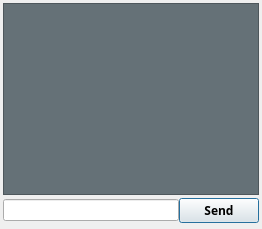
      <widget class="QWidget" name="chatTab">
       <property name="toolTip">
        <string/>
       </property>
       <property name="statusTip">
        <string>Chat Status</string>
       </property>
       <property name="autoFillBackground">
        <bool>false</bool>
       </property>
       <property name="styleSheet">
        <string notr="true"/>
       </property>
       <attribute name="icon">
        <iconset resource="resources.qrc">
         <normaloff>:/png/main/res/Chat02.png</normaloff>:/png/main/res/Chat02.png</iconset>
       </attribute>
       <attribute name="title">
        <string/>
       </attribute>
       <attribute name="toolTip">
        <string>Chat via text with band members</string>
       </attribute>
       <layout class="QGridLayout" name="gridLayout">
        <property name="leftMargin">
         <number>3</number>
        </property>
        <property name="topMargin">
         <number>3</number>
        </property>
        <property name="rightMargin">
         <number>3</number>
        </property>
        <property name="bottomMargin">
         <number>3</number>
        </property>
        <property name="spacing">
         <number>0</number>
        </property>
        <item row="0" column="0">
         <layout class="QVBoxLayout" name="verticalLayout_chat">
          <property name="sizeConstraint">
           <enum>QLayout::SetDefaultConstraint</enum>
          </property>
          <item>
           <widget class="QTextBrowser" name="txvChatWindow">
            <property name="acceptDrops">
             <bool>false</bool>
            </property>
            <property name="autoFillBackground">
             <bool>true</bool>
            </property>
            <property name="styleSheet">
             <string notr="true">background-color: rgb(101, 113, 119);</string>
            </property>
            <property name="textInteractionFlags">
             <set>Qt::LinksAccessibleByKeyboard|Qt::LinksAccessibleByMouse|Qt::TextBrowserInteraction|Qt::TextSelectableByKeyboard|Qt::TextSelectableByMouse</set>
            </property>
            <property name="openExternalLinks">
             <bool>false</bool>
            </property>
            <property name="openLinks">
             <bool>false</bool>
            </property>
           </widget>
          </item>
          <item>
           <layout class="QHBoxLayout" name="horizontalLayout_13">
            <property name="leftMargin">
             <number>0</number>
            </property>
            <property name="topMargin">
             <number>3</number>
            </property>
            <property name="rightMargin">
             <number>0</number>
            </property>
            <property name="bottomMargin">
             <number>3</number>
            </property>
            <item>
             <widget class="QLineEdit" name="edtLocalInputText">
              <property name="focusPolicy">
               <enum>Qt::StrongFocus</enum>
              </property>
             </widget>
            </item>
            <item>
             <widget class="QPushButton" name="butSend">
              <property name="minimumSize">
               <size>
                <width>0</width>
                <height>0</height>
               </size>
              </property>
              <property name="font">
               <font>
                <family>Rubik</family>
                <bold>true</bold>
               </font>
              </property>
              <property name="text">
               <string>Send</string>
              </property>
              <property name="autoDefault">
               <bool>true</bool>
              </property>
              <property name="default">
               <bool>true</bool>
              </property>
             </widget>
            </item>
           </layout>
          </item>
         </layout>
        </item>
       </layout>
      </widget>
